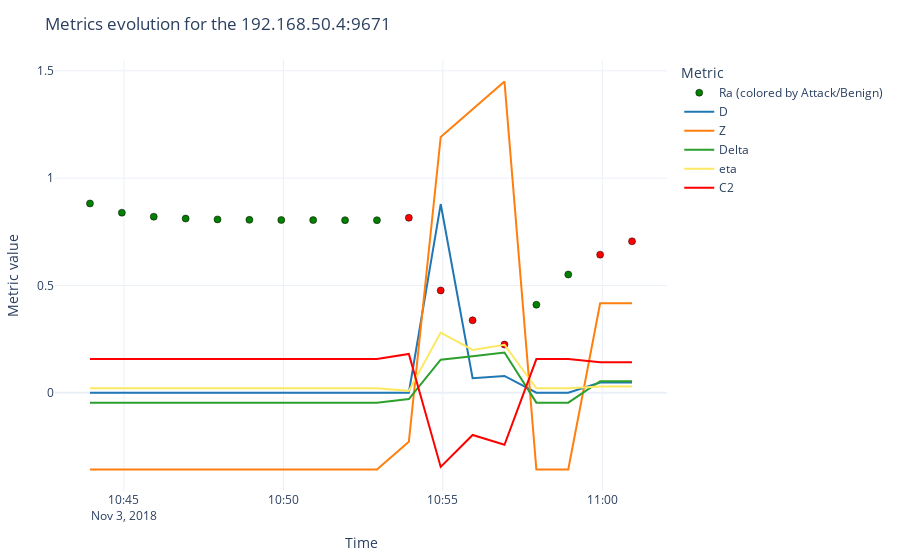

Write notebook code for a chart like this one.
### Code cell
evaluate_and_plot(res_df, df_2, ra_threshold=0.1, plot_examples=1)
